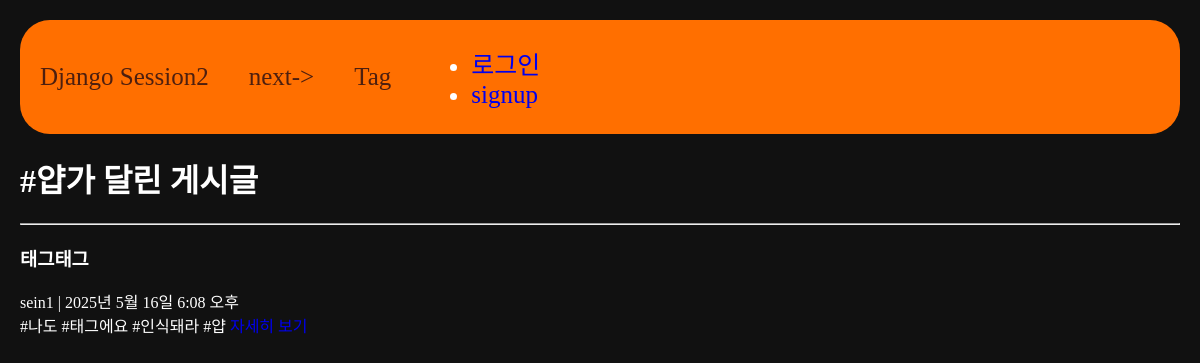
The app's page /tag-posts/7, older data.
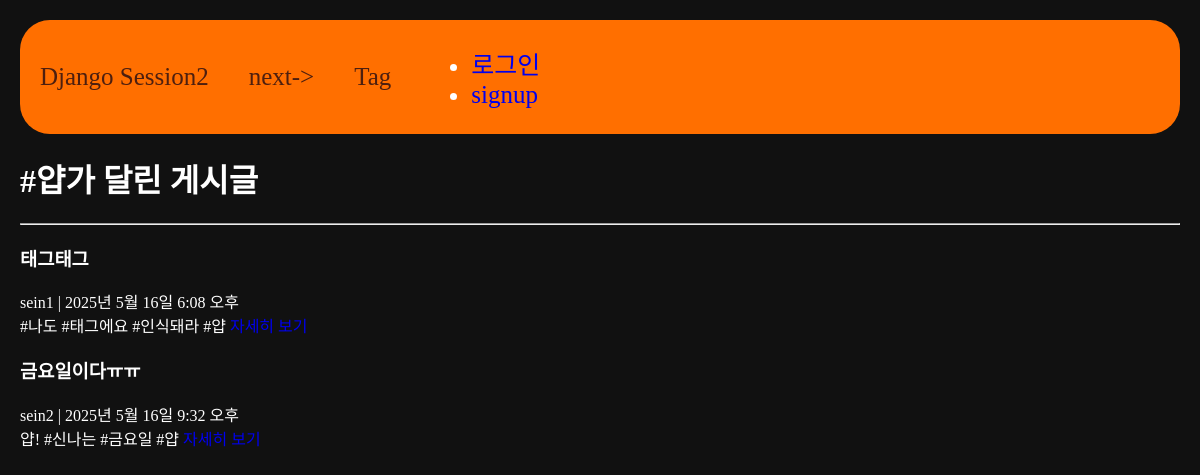
The same page, newer data.
### main/models.py (models this page shows, shortened)
class Tag(models.Model):
  name=models.CharField(max_length=30, null=False, blank=False)
  def __str__(self):
    return self.name

class Post(models.Model):
  title = models.CharField(max_length=50)
  writer = models.ForeignKey(User, null=False, blank=False, on_delete=models.CASCADE) #User:Post 1:N
  content = models.TextField()
  pub_date = models.DateTimeField()
  mbti = models.CharField(max_length=50)
  image = models.ImageField(upload_to="post/", blank=True, null=True)
  tags = models.ManyToManyField(Tag, related_name='posts', blank=True)
  like = models.ManyToManyField(User, related_name='likes', blank=True)
  like_count = models.PositiveIntegerField(default=0)
  def summary(self):
    return self.content[:20]

### main/views.py (the view)
# urls.py: path('tag-posts/<int:tag_id>', tag_posts, name="tag-posts"),
def tag_posts(request, tag_id):
  tag=get_object_or_404(Tag, id=tag_id)
  posts=tag.posts.all()
  return render(request, 'main/tag-post.html',{
    'tag':tag,
    'posts': posts
  })

### main/templates/main/tag-post.html
{% extends 'base.html' %}
{% load static %}
{% block content %}
<div>
  <h1>#{{tag}}가 달린 게시글</h1>
  <hr>
  <div>
    {% for b in posts %}
      <h3>{{b.title}}</h3>
      {{b.writer}} | {{b.pub_date}}<br>
      {{b.summary}}
      <a href="{% url 'main:detail' b.id %}">자세히 보기</a>
      <br>
    {% endfor %}
  </div>
</div>
{% endblock %}

### project/templates/base.html (shortened to what this page needs)
<!DOCTYPE html>
<html lang="ko">
<head>
  {% load static %}
  <link rel="stylesheet" type="text/css" href="{% static 'css/project.css' %}">
</head>
<body class="body-container">
  {% include 'shared/_navbar.html' %}
  {% block content %}
  {% endblock %}
</body>
</html>

### project/templates/shared/_navbar.html
<nav class="navbar-container">
  <a class="navbar-link" href="{% url 'main:mainpage' %}">Django Session2</a>
  <a class="navbar-link" href="{% url 'main:secondpage' %}">next-></a>
  <a class="navbar-link" href="{% url 'main:tag-list' %}">Tag</a>
  <div class="nav-right">
    {%if user.is_authenticated %}
    <ul class="nav-link-account">
      <li class="nav-link-user">{{user.username}}</li>
      <li><a href="{% url 'accounts:logout' %}">로그아웃</a></li>
      <li><a href="{% url 'users:mypage' request.user.id %}">mypage</a></li>
    </ul>
    {% else %}
    <ul class="nav=link-account">
      <li><a href="{% url 'accounts:login' %}">로그인</a></li>
      <li><a href="{% url 'accounts:signup' %}">signup</a></li>
    </ul>
    {% endif %}
  </div>
</nav>

### project/static/css/project.css (style rules this page uses)
a { text-decoration: none; }
.body-container { background-color: #111; color: #fff; margin: 20px; }
.navbar-container { display: flex; align-items: center; padding-left: 20px; gap: 40px; background-color: #FF6F00; border-radius: 30px; font-size: 25px; }
.navbar-link { color: #4D1F0F; font-size: 25px; }

Row changes from the older to the newer data that the page shows:
added Post: title "금요일이다ㅠㅠ", writer "sein2", pub_date "2025년 5월 16일 9:32 오후", summary "얍! #신나는 #금요일 #얍"
